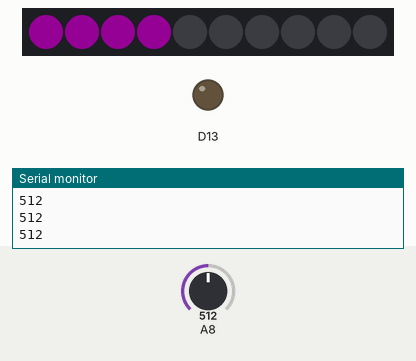
The sketch below on a simulated Adafruit Circuit Playground Express. On the bench: 10 RGB LEDs in strip order, left to right, output pins drawn as LEDs (lit = HIGH), the last lines printed to the serial monitor. The inputs (shaded band) are chosen by the test bench; at power-on: A8 = 512. Dim RGB values are drawn brighter than linear.

Above: at 1.2 s.
1.3 s: A8 set to 716
At 2.5 s:
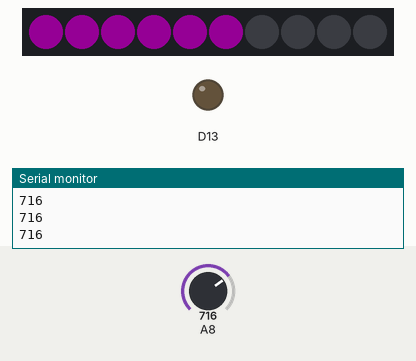
2.9 s: A8 set to 900
At 4.2 s:
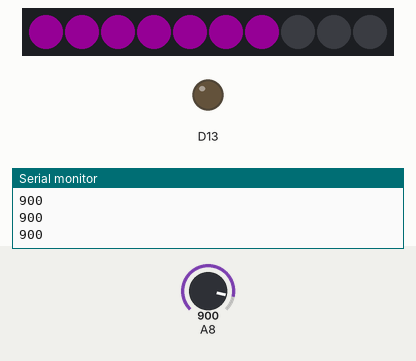
4.5 s: A8 set to 1023
At 5.8 s:
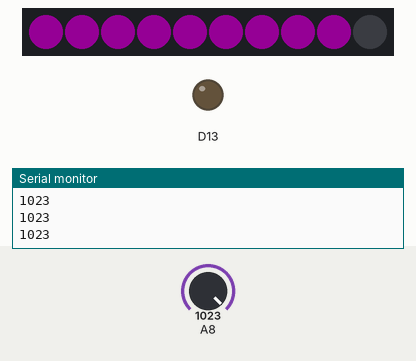
6.1 s: A8 set to 120
At 6.7 s:
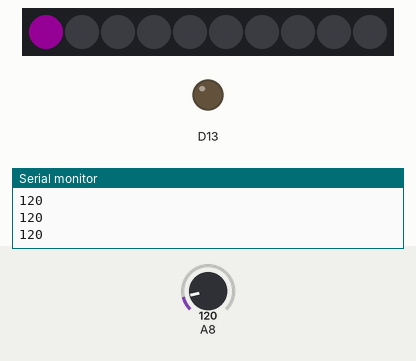
7.7 s: A8 set to 105
At 8.4 s:
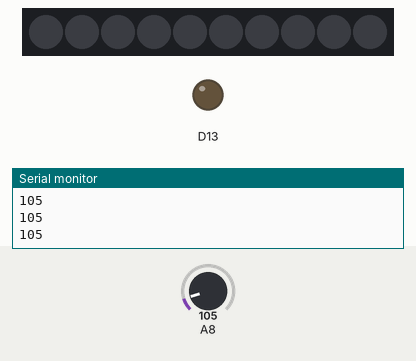
9.3 s: A8 set to 122
At 10.0 s:
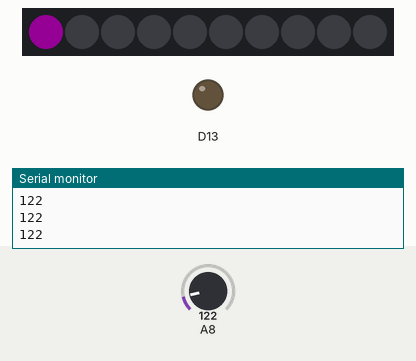
Timing chart, 0 to 11.9 s (numbered marks = the images above; inputs shaded):
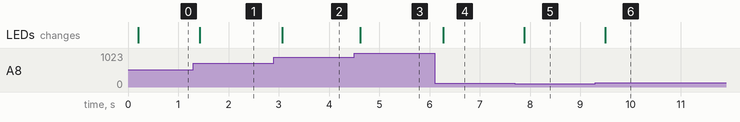

The sketch:

sketch_sep17c.ino
```cpp
/*
Doing it without the analog but the built in light sensor.
Blocking it, the printed out values are lower. More light is higher values.
*/
#include <Adafruit_CircuitPlayground.h>
#include <Adafruit_Circuit_Playground.h>

void setup() {
  // put your setup code here, to run once:
  Serial.begin(9600);

  //old school
  pinMode(A8, INPUT);


  CircuitPlayground.begin();
}

void loop() {
  // put your main code here, to run repeatedly:

  //old school
  int value = analogRead(A8);

  //using the library
  //int value = CircuitPlayground.lightSensor();


  Serial.println(value);
  delay(100);
  CircuitPlayground.clearPixels();
  int pixels = map(value, 0, 1023, 0, 9); //spits out a value between 0 to 9. Highest measurement is 1023
  for(int i = 0; i < pixels; i++){
    CircuitPlayground.setPixelColor(i, 0xFF00FF);
  }
}
```

Measured:
- the behaviour switches between 114 and 113 on A8 (found by bisection; images 4 and 5)
- after the input at 1.3 s, the LEDs: change after 0.13 s (image 1)
- after the input at 2.9 s, the LEDs: change after 0.17 s (image 2)
- after the input at 4.5 s, the LEDs: change after 0.12 s (image 3)
- after the input at 6.1 s, the LEDs: change after 0.18 s (image 4)
- after the input at 7.7 s, the LEDs: change after 0.19 s (image 5)
- after the input at 9.3 s, the LEDs: change after 0.20 s (image 6)
